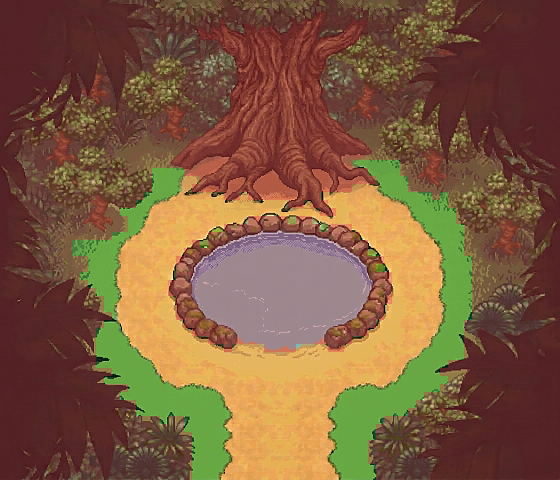

This is a level from a 2D game, rendered from its Tiled map with the project's own tilesets. A one-line summary and the map file follow, with tile-layer data summarised:
An orthogonal 70x60 tile map with 8x8 px tiles, 3 tile layers (Base, Eau, Collision).

<map version="1.10" tiledversion="1.10.2" orientation="orthogonal" renderorder="right-down" width="70" height="60" tilewidth="8" tileheight="8" infinite="0" nextlayerid="5" nextobjectid="3">
 <properties>
  <property name="moteur" value="RogueEssence / PMDO" />
  <property name="cellule_collision_px" type="int" value="8" />
  <property name="case_lecture_px" type="int" value="24" />
  <property name="viewport" value="320x240" />
 </properties>
 <tileset firstgid="1" source="clairiere_tuiles.tsx" />
 <layer id="1" name="Base" width="70" height="60" opacity="1.0">
  <data>[4200 cells, 4200 non-empty, 4200 distinct tile ids]</data>
 </layer>
 <layer id="2" name="Eau" width="70" height="60" opacity="1.0">
  <data>[4200 cells, 77 non-empty, 77 distinct tile ids]</data>
 </layer>
 <layer id="3" name="Collision" width="70" height="60" opacity="0.6">
  <data>[4200 cells, 4200 non-empty, 2 distinct tile ids]</data>
 </layer>
</map>
